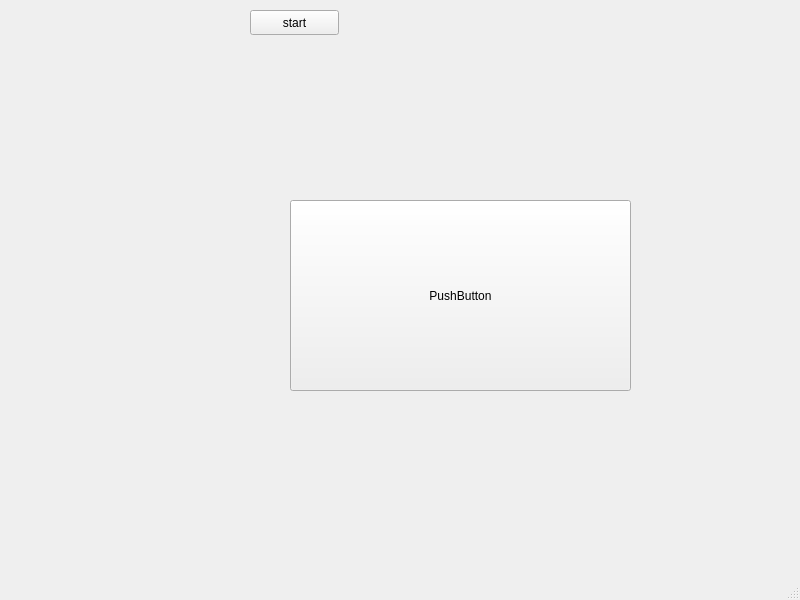
<?xml version="1.0" encoding="UTF-8"?>
<ui version="4.0">
 <class>MainWindow</class>
 <widget class="QMainWindow" name="MainWindow">
  <property name="geometry">
   <rect>
    <x>0</x>
    <y>0</y>
    <width>800</width>
    <height>600</height>
   </rect>
  </property>
  <property name="windowTitle">
   <string>MainWindow</string>
  </property>
  <widget class="QWidget" name="centralwidget">
   <widget class="QPushButton" name="pushButton">
    <property name="geometry">
     <rect>
      <x>290</x>
      <y>200</y>
      <width>341</width>
      <height>191</height>
     </rect>
    </property>
    <property name="text">
     <string>PushButton</string>
    </property>
   </widget>
   <widget class="QPushButton" name="startButton">
    <property name="geometry">
     <rect>
      <x>250</x>
      <y>10</y>
      <width>89</width>
      <height>25</height>
     </rect>
    </property>
    <property name="text">
     <string>start</string>
    </property>
   </widget>
  </widget>
  <widget class="QMenuBar" name="menubar">
   <property name="geometry">
    <rect>
     <x>0</x>
     <y>0</y>
     <width>800</width>
     <height>22</height>
    </rect>
   </property>
  </widget>
  <widget class="QStatusBar" name="statusbar"/>
 </widget>
 <resources/>
 <connections/>
</ui>
